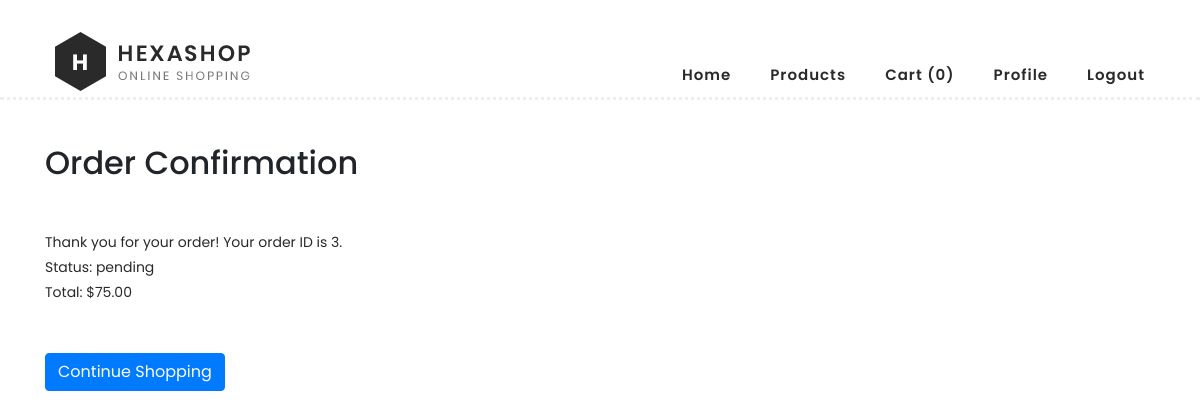
/order/confirmation/3/ (signed in), run on the app's committed database.
### own_app/models.py (models this page shows, shortened)
class Order(models.Model):
    STATUS_CHOICES = [
        ('pending', 'Pending'),
        ('processing', 'Processing'),
        ('shipped', 'Shipped'),
        ('delivered', 'Delivered'),
        ('cancelled', 'Cancelled'),
    ]
    user = models.ForeignKey(User, on_delete=models.CASCADE, null=True, blank=True)
    status = models.CharField(max_length=20, choices=STATUS_CHOICES, default='pending')
    total_amount = models.DecimalField(max_digits=10, decimal_places=2, default=0)
    created_at = models.DateTimeField(auto_now_add=True)
    updated_at = models.DateTimeField(auto_now=True)

### own_app/views.py (the view)
# urls.py: path('order/confirmation/<int:order_id>/', views.order_confirmation, name='order_confirmation'),
@login_required
def order_confirmation(request, order_id):
    order = get_object_or_404(Order, id=order_id, user=request.user)
    cart = get_or_create_cart(request)
    cart_count = CartItem.objects.filter(cart=cart).aggregate(Sum('quantity'))['quantity__sum'] or 0
    return render(request, 'order_confirmation.html', {'order': order, 'cart_count': cart_count})

### own_app/views.py (called while the page is built)
def get_or_create_cart(request):
    if request.user.is_authenticated:
        cart, created = Cart.objects.get_or_create(user=request.user)
    else:
        session_key = request.session.session_key
        if not session_key:
            request.session.create()
            session_key = request.session.session_key
        cart, created = Cart.objects.get_or_create(session_key=session_key)
    return cart

### templates/order_confirmation.html (shortened to what this page needs)
<!DOCTYPE html>
<html lang="en">
<head>
    <link rel="stylesheet" href="/static/css/bootstrap.min.css">
    <link rel="stylesheet" href="/static/css/templatemo-hexashop.css">
</head>
<body>
    <header class="header-area header-sticky">
        <div class="container">
            <div class="row">
                <div class="col-12">
                    <nav class="main-nav" style="display: flex; justify-content: space-between; align-items: center; padding: 10px;">
                        <a href="/index/" class="logo">
                            <img src="/static/images/logo.png">
                        </a>
                        <ul class="nav" style="display: flex; gap: 15px; align-items: center;">
                            <li><a href="/index/">Home</a></li>
                            <li><a href="/products/">Products</a></li>
                            <li><a href="/cart/"> Cart ({{ cart_count }})</a></li>
                            {% if user.is_authenticated %}
                                <li><a href="/profile/"> Profile</a></li>
                                <li><a href="/logout/"> Logout</a></li>
                            {% else %}
                                <li><a href="/login/"><i class="fa fa-sign-in"></i> Login</a></li>
                            {% endif %}
                        </ul>
                    </nav>
                </div>
            </div>
        </div>
    </header>
    <div class="container mt-5 pt-5">
        <h2 class="pt-5">Order Confirmation</h2>
        <p class="pt-5">Thank you for your order! Your order ID is {{ order.id }}.</p>
        <p>Status: {{ order.status }}</p>
        <p>Total: ${{ order.total_amount }}</p>
        <a href="/index/" class="btn btn-primary mt-5">Continue Shopping</a>
    </div>
</body>
</html>

### static/css/templatemo-hexashop.css (style rules this page uses)
html, body, div, span, applet, object, iframe, h1, h2, h3, h4, h5, h6, p, blockquote, div pre, a, abbr, acronym, address, big, cite, code, del, dfn, em, font, img, ins, kbd, q, s, samp, small, strike, strong, sub, sup, tt, var, b, u, i, center, dl, dt, dd, ol, ul, li, figure, header, nav, section, article, aside, footer, figcaption { margin: 0; padding: 0; border: 0; outline: 0; }
ul, li { padding: 0; margin: 0; list-style: none; }
header, nav, section, article, aside, footer, hgroup { display: block; }
* { box-sizing: border-box; }
html, body { font-family: 'Poppins', sans-serif; font-weight: 400; background-color: #fff; font-size: 16px; -ms-text-size-adjust: 100%; -webkit-font-smoothing: antialiased; -moz-osx-font-smoothing: grayscale; }
a { text-decoration: none !important; }
h1, h2, h3, h4, h5, h6 { margin-top: 0px; margin-bottom: 0px; }
ul { margin-bottom: 0px; }
p { font-size: 14px; line-height: 25px; color: #2a2a2a; }
html, body { background: #fff; font-family: 'Poppins', sans-serif; }
.header-area { border-bottom: 3px dotted #eee; box-shadow: none; background-color: #fff; position: absolute; top: 0px; left: 0px; right: 0px; z-index: 100; height: 100px; -webkit-transition: all .5s ease 0s; -moz-transition: all .5s ease 0s; -o-transition: all .5s ease 0s; transition: all .5s ease 0s; }
.header-area .main-nav { min-height: 80px; background: transparent; }
.header-area .main-nav .logo { line-height: 100px; color: #fff; font-size: 28px; font-weight: 700; text-transform: uppercase; letter-spacing: 2px; float: left; -webkit-transition: all 0.3s ease 0s; -moz-transition: all 0.3s ease 0s; -o-transition: all 0.3s ease 0s; transition: all 0.3s ease 0s; }
.header-area .main-nav .nav { float: right; margin-top: 30px; margin-right: 0px; background-color: transparent; -webkit-transition: all 0.3s ease 0s; -moz-transition: all 0.3s ease 0s; -o-transition: all 0.3s ease 0s; transition: all 0.3s ease 0s; position: relative; z-index: 999; }
.header-area .main-nav .nav li { padding-left: 15px; padding-right: 15px; }
.header-area .main-nav .nav li:last-child { padding-right: 0px; }
.header-area .main-nav .nav li a { display: block; font-weight: 600; font-size: 15px; color: #2a2a2a; text-transform: capitalize; -webkit-transition: all 0.3s ease 0s; -moz-transition: all 0.3s ease 0s; -o-transition: all 0.3s ease 0s; transition: all 0.3s ease 0s; height: 40px; line-height: 40px; border: transparent; letter-spacing: 1px; }
.header-area .main-nav .nav li a { color: #2a2a2a; }
.header-area.header-sticky { min-height: 80px; }
.header-area .nav { margin-top: 30px; }
@media (max-width: 1200px) { .header-area .main-nav .nav li { padding-left: 12px; padding-right: 12px; } }
@media (max-width: 1200px) { .header-area .main-nav:before { display: none; } }
@media (min-width: 767px) { .header-area .main-nav .nav { display: flex !important; } }

### data on the page
Order: id "3", status "pending", total_amount "75.00"

### other printed values
{{ cart_count }} "0"
